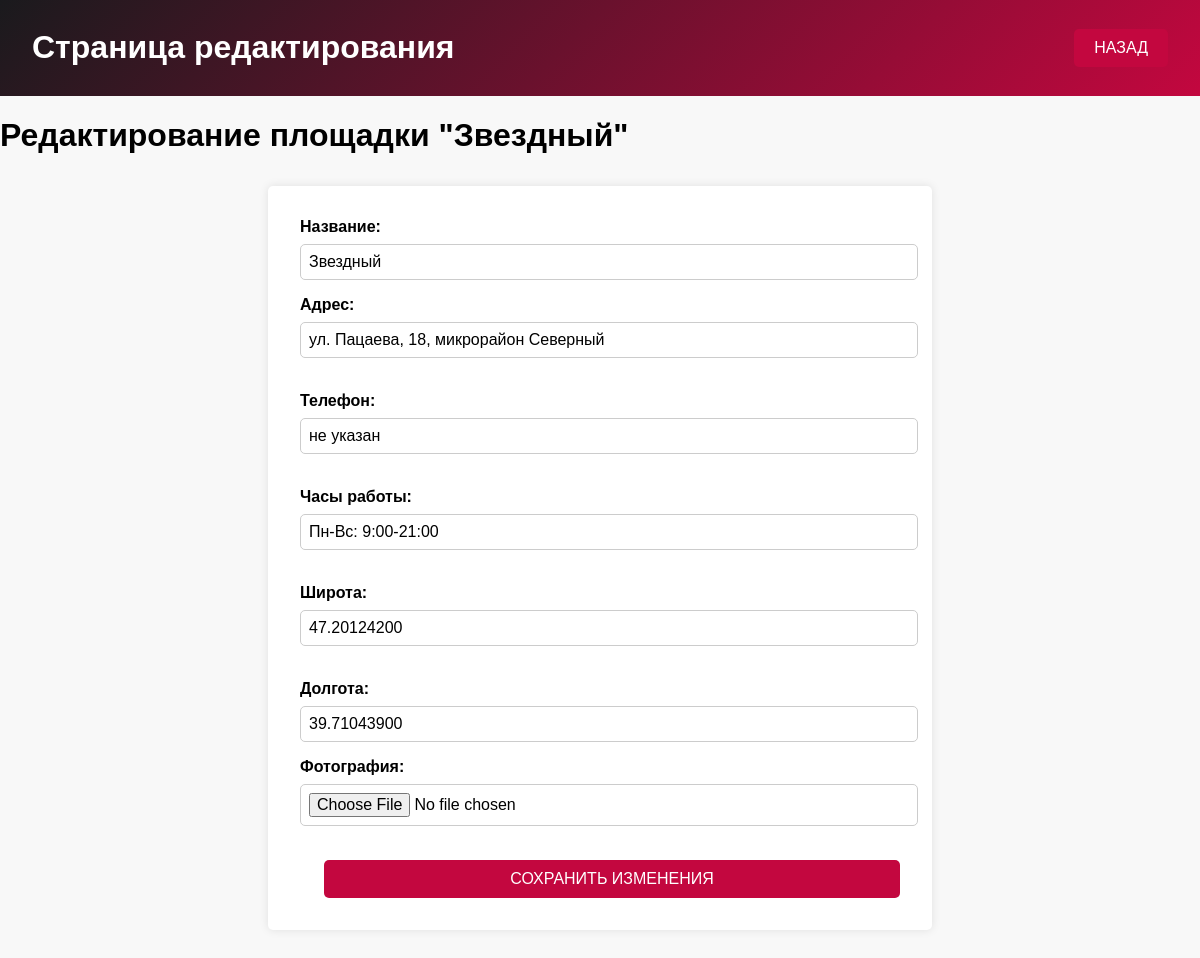
/edit_court.php?id=34, run on the app's committed database.
### tables this page shows
CREATE TABLE `basketball_courts_temporary` (
  `id` int NOT NULL,
  `court_name` varchar(100) NOT NULL,
  `address` varchar(255) NOT NULL,
  `phone` varchar(20) DEFAULT NULL,
  `opening_hours` varchar(100) DEFAULT NULL,
  `latitude` decimal(10,8) DEFAULT NULL,
  `longitude` decimal(11,8) DEFAULT NULL,
  `image_path` varchar(255) DEFAULT NULL,
  `user_id` int DEFAULT NULL
);

### edit_court.php (the view, shortened to what this page needs)
<?php
$host = 'localhost';
$user = 'root';
$password = '';
$database = 'kurs';
$conn = new mysqli($host, $user, $password, $database);
$court_id = isset($_GET['id']) ? $_GET['id'] : null;
if($court_id) {
    $query = $conn->prepare("SELECT * FROM basketball_courts_temporary WHERE id = ?");
    $query->bind_param("i", $court_id);
    $query->execute();
    $result = $query->get_result();
    $court = $result->fetch_assoc();
}
?>
<!DOCTYPE html>
<html>
<head>
</head>
<body>
    <header>
        <h1 class="logo">Страница редактирования</h1>
        <div class="nav-links">
            <ul>
                <li class="nav-link"><a class="custom-button" href="admin.php">Назад</a></li>
            </ul>
        </div>
    </header>
    <?php if ($court_id && $court): ?>
        <h1>Редактирование площадки "<?php echo htmlspecialchars($court['court_name']); ?>"</h1>
        <form method="post" action="<?php echo htmlspecialchars($_SERVER["PHP_SELF"]); ?>?id=<?php echo htmlspecialchars($court['id']); ?>" enctype="multipart/form-data">
            <label for="court_name">Название:</label>
            <input type="text" id="court_name" name="court_name" value="<?php echo $court['court_name']; ?>" required>
            <label for="address">Адрес:</label>
            <input type="text" id="address" name="address" value="<?php echo $court['address']; ?>" required>
            <br>
            <label for="phone">Телефон:</label>
            <input type="text" id="phone" name="phone" value="<?php echo $court['phone']; ?>" required>
            <br>
            <label for="opening_hours">Часы работы:</label>
            <input type="text" id="opening_hours" name="opening_hours" value="<?php echo $court['opening_hours']; ?>" required>
            <br>
            <label for="latitude">Широта:</label>
            <input type="text" id="latitude" name="latitude" value="<?php echo $court['latitude']; ?>" required>
            <br>
            <label for="longitude">Долгота:</label>
            <input type="text" id="longitude" name="longitude" value="<?php echo $court['longitude']; ?>" required>
            <label for="image_path">Фотография:</label>
            <input type="file" id="image_path" name="image_path" accept="image/*">
            <br>
            <button class="custom-button" type="submit" name="update">Сохранить изменения</button>
        </form>
    <?php else: ?>
        <p>Площадка для редактирования не найдена.</p>
    <?php endif; ?>
</body>
</html>

### edit_court.php (style rules this page uses)
body, html { margin: 0; padding: 0; font-family: 'Arial', sans-serif; background-color: #f8f8f8; }
header { display: flex; justify-content: space-between; align-items: center; padding: 0.5rem 2rem; background: linear-gradient(135deg, #1a1a1d 0%, #c3073f 100%); color: white; }
.nav-links ul { list-style: none; display: flex; margin: 0; padding: 0; }
.nav-link { margin-left: 1rem; }
.nav-link:first-child { margin-left: 0; }
.custom-button { padding: 10px 20px; border: none; border-radius: 5px; font-size: 1em; cursor: pointer; outline: none; color: white; background-color: #c3073f; text-transform: uppercase; transition: background-color 0.3s ease; text-align: center; display: inline-block; text-decoration: none; margin-left: 1.5rem; }
form { margin: 2rem auto; padding: 2rem; background: white; border-radius: 5px; box-shadow: 0px 0px 10px rgba(0, 0, 0, 0.1); max-width: 600px; display: flex; flex-direction: column; }
form label { margin-bottom: 0.5rem; font-weight: bold; }
form input[type="text"], form input[type="file"], form input[type="submit"] { padding: 0.5rem; border: 1px solid #ccc; border-radius: 5px; margin-bottom: 1rem; font-size: 1em; width: 100%; }
form input[type="submit"], form button { background-color: #c3073f; color: white; cursor: pointer; transition: background-color 0.3s ease; }

### data on the page
basketball_courts_temporary: court_name "Звездный", address "ул. Пацаева, 18, микрорайон Северный", phone "не указан", opening_hours "Пн-Вс: 9:00-21:00", latitude "47.20124200", longitude "39.71043900"
